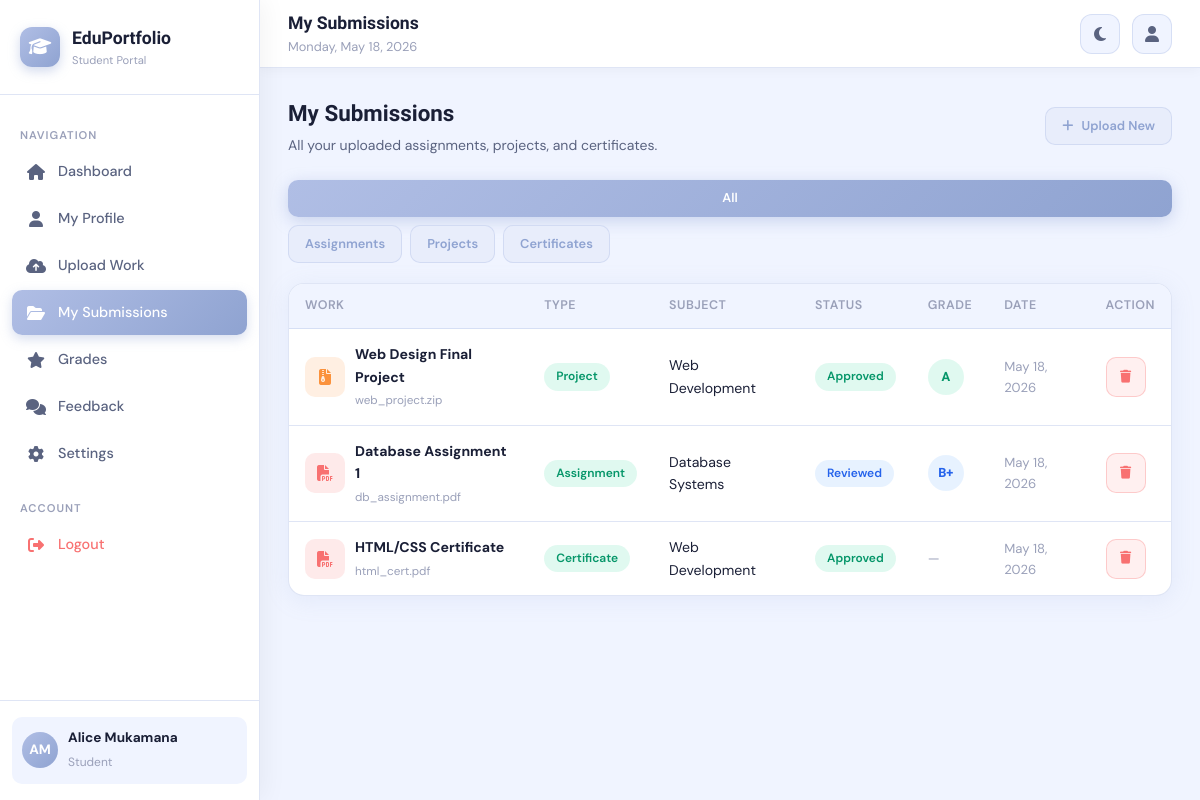
/pages/student/submissions.php (signed in), run on the app's committed database.
### tables this page shows
CREATE TABLE users (
    id INT AUTO_INCREMENT PRIMARY KEY,
    full_name VARCHAR(100) NOT NULL,
    email VARCHAR(100) UNIQUE NOT NULL,
    password VARCHAR(255) NOT NULL,
    role ENUM('student','teacher','admin') DEFAULT 'student',
    avatar VARCHAR(255) DEFAULT NULL,
    phone VARCHAR(20) DEFAULT NULL,
    bio TEXT DEFAULT NULL,
    department VARCHAR(100) DEFAULT NULL,
    grade_level VARCHAR(50) DEFAULT NULL,
    created_at TIMESTAMP DEFAULT CURRENT_TIMESTAMP,
    updated_at TIMESTAMP DEFAULT CURRENT_TIMESTAMP ON UPDATE CURRENT_TIMESTAMP
);

CREATE TABLE grades (
    id INT AUTO_INCREMENT PRIMARY KEY,
    submission_id INT NOT NULL,
    teacher_id INT NOT NULL,
    student_id INT NOT NULL,
    grade VARCHAR(10),
    score DECIMAL(5,2),
    max_score DECIMAL(5,2) DEFAULT 100,
    feedback TEXT,
    graded_at TIMESTAMP DEFAULT CURRENT_TIMESTAMP,
    FOREIGN KEY (submission_id) REFERENCES submissions(id) ON DELETE CASCADE,
    FOREIGN KEY (teacher_id) REFERENCES users(id),
    FOREIGN KEY (student_id) REFERENCES users(id)
);

CREATE TABLE submissions (
    id INT AUTO_INCREMENT PRIMARY KEY,
    student_id INT NOT NULL,
    title VARCHAR(200) NOT NULL,
    description TEXT,
    type ENUM('assignment','project','certificate') DEFAULT 'assignment',
    subject VARCHAR(100),
    file_path VARCHAR(255),
    file_name VARCHAR(255),
    status ENUM('pending','reviewed','approved','rejected') DEFAULT 'pending',
    submitted_at TIMESTAMP DEFAULT CURRENT_TIMESTAMP,
    FOREIGN KEY (student_id) REFERENCES users(id) ON DELETE CASCADE
);

### includes/config.php (called while the page is built, shortened)
<?php
function getDB() {
    static $pdo = null;
    if ($pdo === null) {
        try {
            $dsn = "mysql:host=" . DB_HOST . ";dbname=" . DB_NAME . ";charset=utf8mb4";
            $pdo = new PDO($dsn, DB_USER, DB_PASS, [
                PDO::ATTR_ERRMODE => PDO::ERRMODE_EXCEPTION,
                PDO::ATTR_DEFAULT_FETCH_MODE => PDO::FETCH_ASSOC,
            ]);
        } catch (PDOException $e) {
            die(json_encode(['error' => 'Database connection failed: ' . $e->getMessage()]));
        }
    }
    return $pdo;
}
function getCurrentUser() {
    $db = getDB();
    $stmt = $db->prepare("SELECT * FROM users WHERE id = ?");
    $stmt->execute([$_SESSION['user_id']]);
    return $stmt->fetch();
}
function clean($str) {
    return htmlspecialchars($str ?? '', ENT_QUOTES, 'UTF-8');
}
?>

### pages/student/submissions.php (the view, shortened to what this page needs)
<?php
require_once '../../includes/config.php';
$db  = getDB();
$uid = $_SESSION['user_id'];
$filter = $_GET['type'] ?? 'all';
if ($filter !== 'all') {
    $stmt = $db->prepare("SELECT s.*, g.grade, g.score FROM submissions s LEFT JOIN grades g ON s.id = g.submission_id WHERE s.student_id = ? AND s.type = ? ORDER BY s.submitted_at DESC");
    $stmt->execute([$uid, $filter]);
} else {
    $stmt = $db->prepare("SELECT s.*, g.grade, g.score FROM submissions s LEFT JOIN grades g ON s.id = g.submission_id WHERE s.student_id = ? ORDER BY s.submitted_at DESC");
    $stmt->execute([$uid]);
}
$submissions = $stmt->fetchAll();
$pageTitle  = 'My Submissions';
$activePage = 'submissions.php';
$baseUrl    = '../../';
require_once '../../includes/layout.php';
?>
<div class="page-header">
  <div>
    <h2>My Submissions</h2>
    <p>All your uploaded assignments, projects, and certificates.</p>
  </div>
  <a href="upload.php" class="btn btn-secondary btn-sm"><i class="fas fa-plus"></i> Upload New</a>
</div>
<div style="display:flex;gap:8px;margin-bottom:20px;flex-wrap:wrap;">
  <?php foreach (['all'=>'All','assignment'=>'Assignments','project'=>'Projects','certificate'=>'Certificates'] as $k=>$v): ?>
  <a href="?type=<?= $k ?>" class="btn btn-sm <?= $filter===$k ? 'btn-primary' : 'btn-secondary' ?>"><?= $v ?></a>
  <?php endforeach; ?>
</div>
<div class="card">
  <div class="card-body" style="padding:0;">
    <?php if (empty($submissions)): ?>
      <div class="empty-state">
        <i class="fas fa-folder-open"></i>
        <h3>No submissions found</h3>
        <p>Upload your first work to build your portfolio!</p>
        <a href="upload.php" class="btn btn-primary btn-sm" style="margin-top:12px;width:auto;">Upload Now</a>
      </div>
    <?php else: ?>
    <div class="table-wrap">
      <table>
        <thead>
          <tr><th>Work</th><th>Type</th><th>Subject</th><th>Status</th><th>Grade</th><th>Date</th><th>Action</th></tr>
        </thead>
        <tbody>
        <?php foreach ($submissions as $s):
          $ext  = strtolower(pathinfo($s['file_name'] ?? '', PATHINFO_EXTENSION));
          $iconClass = in_array($ext,['pdf']) ? 'pdf' : (in_array($ext,['doc','docx']) ? 'doc' : (in_array($ext,['zip']) ? 'zip' : (in_array($ext,['jpg','jpeg','png']) ? 'img' : 'other')));
          $icons = ['pdf'=>'fa-file-pdf','doc'=>'fa-file-word','zip'=>'fa-file-archive','img'=>'fa-file-image','other'=>'fa-file'];
        ?>
        <tr>
          <td>
            <div style="display:flex;align-items:center;gap:10px;">
              <div class="file-icon <?= $iconClass ?>"><i class="fas <?= $icons[$iconClass] ?>"></i></div>
              <div>
                <strong><?= clean($s['title']) ?></strong>
                <?php if ($s['file_name']): ?>
                <br><small style="color:var(--text-muted)"><?= clean($s['file_name']) ?></small>
                <?php endif; ?>
              </div>
            </div>
          </td>
          <td><span class="badge-status approved"><?= clean($s['type']) ?></span></td>
          <td><?= clean($s['subject'] ?: '—') ?></td>
          <td><span class="badge-status <?= $s['status'] ?>"><?= $s['status'] ?></span></td>
          <td>
            <?php if ($s['grade']): ?>
              <span class="grade-circle grade-<?= substr($s['grade'],0,1) ?>" style="width:36px;height:36px;font-size:0.8rem;display:inline-flex;">
                <?= clean($s['grade']) ?>
              </span>
            <?php else: ?>
              <span style="color:var(--text-muted);font-size:0.85rem;">—</span>
            <?php endif; ?>
          </td>
          <td style="color:var(--text-muted);font-size:0.82rem;"><?= date('M j, Y', strtotime($s['submitted_at'])) ?></td>
          <td>
            <a href="?delete=<?= $s['id'] ?>" class="btn btn-danger btn-sm btn-icon"
               data-confirm="Delete this submission?"><i class="fas fa-trash"></i></a>
          </td>
        </tr>
        <?php endforeach; ?>
        </tbody>
      </table>
    </div>
    <?php endif; ?>
  </div>
</div>
<?php require_once '../../includes/layout_end.php'; ?>

### includes/layout.php (shortened to what this page needs)
<?php
$user = getCurrentUser();
$initials = strtoupper(substr($user['full_name'], 0, 1) . (strpos($user['full_name'], ' ') ? substr($user['full_name'], strpos($user['full_name'], ' ') + 1, 1) : ''));
$role = $user['role'];
$navItems = [];
if ($role === 'student') {
    $navItems = [
        ['icon' => 'fa-home', 'label' => 'Dashboard', 'href' => 'dashboard.php'],
        ['icon' => 'fa-user', 'label' => 'My Profile', 'href' => 'profile.php'],
        ['icon' => 'fa-cloud-upload-alt', 'label' => 'Upload Work', 'href' => 'upload.php'],
        ['icon' => 'fa-folder-open', 'label' => 'My Submissions', 'href' => 'submissions.php'],
        ['icon' => 'fa-star', 'label' => 'Grades', 'href' => 'grades.php'],
        ['icon' => 'fa-comments', 'label' => 'Feedback', 'href' => 'feedback.php'],
        ['icon' => 'fa-cog', 'label' => 'Settings', 'href' => 'settings.php'],
    ];
}
?>
<!DOCTYPE html>
<html lang="en" data-theme="light">
<head>
  <link rel="stylesheet" href="<?= $baseUrl ?>assets/css/style.css">
  <link rel="stylesheet" href="<?= APP_URL ?>/assets/css/style.css">
  <link rel="stylesheet" href="https://cdnjs.cloudflare.com/ajax/libs/font-awesome/6.5.0/css/all.min.css">
</head>
<body>
<aside class="sidebar" id="sidebar">
  <div class="sidebar-logo">
    <div class="logo-icon"><i class="fas fa-graduation-cap"></i></div>
    <div>
      <h2>EduPortfolio</h2>
      <span><?= ucfirst($role) ?> Portal</span>
    </div>
  </div>
  <nav class="sidebar-nav">
    <div class="nav-section-label">Navigation</div>
    <?php foreach ($navItems as $item): ?>
      <a href="<?= $item['href'] ?>"
         class="nav-item <?= ($activePage ?? '') === $item['href'] ? 'active' : '' ?>">
        <i class="fas <?= $item['icon'] ?>"></i>
        <?= $item['label'] ?>
      </a>
    <?php endforeach; ?>
    <div class="nav-section-label" style="margin-top:16px;">Account</div>
    <a href="<?= $baseUrl ?>logout.php" class="nav-item" style="color:var(--red);">
      <i class="fas fa-sign-out-alt"></i> Logout
    </a>
  </nav>
  <div class="sidebar-footer">
    <div class="user-mini">
      <div class="avatar"><?= $initials ?></div>
      <div class="info">
        <strong><?= clean($user['full_name']) ?></strong>
        <span><?= clean($user['role']) ?></span>
      </div>
    </div>
  </div>
</aside>
<nav class="topnav">
  <div class="topnav-title">
    <h1><?= clean($pageTitle ?? 'Dashboard') ?></h1>
    <p><?= date('l, F j, Y') ?></p>
  </div>
  <div class="topnav-right">
    <button class="topnav-btn" id="themeToggle" title="Toggle theme">
    </button>
    <a href="<?= $baseUrl ?>pages/<?= $role ?>/profile.php" class="topnav-btn" title="Profile" style="text-decoration:none;">
      <i class="fas fa-user"></i>
    </a>
  </div>
</nav>
<main class="main-content">
  <div class="page-content">

### data on the page
users: role "Student", full_name "AM", full_name "Alice Mukamana"
grades: submission.title "Web Design Final Project", submission.file_name "web_project.zip", submission.type "Project", submission.subject "Web Development", submission.status "Approved", grade "A", submission.submitted_at "May 18, 2026"
grades: submission.title "Database Assignment 1", submission.file_name "db_assignment.pdf", submission.type "Assignment", submission.subject "Database Systems", submission.status "Reviewed", grade "B+", submission.submitted_at "May 18, 2026"
submissions: title "HTML/CSS Certificate", file_name "html_cert.pdf", type "Certificate", subject "Web Development", status "Approved", submitted_at "May 18, 2026"

### other printed values
$item['label'] "Dashboard"
$item['label'] "My Profile"
$item['label'] "Upload Work"
$item['label'] "My Submissions"
$item['label'] "Grades"
$item['label'] "Feedback"
$item['label'] "Settings"
$pageTitle "My Submissions"
$v "All"
$v "Assignments"
$v "Projects"
$v "Certificates"
